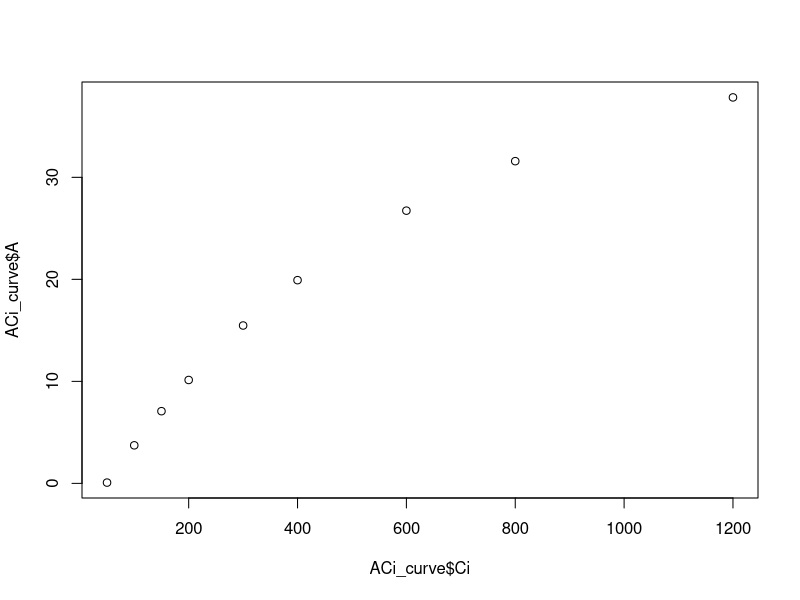

Write the R code that produced this figure. (Note: this script raises an error after producing the figure.)
calc_Anet <- function(Ci, Vcmax, Jmax, gamma_s, KmCO){ #, Rd, KO
  gi <- 0.2
  Rd <- 0.5
  a <- -1 / gi
  b <- ((Vcmax - Rd) / gi) + Ci + KmCO
  c <- Rd * (Ci + KmCO) - Vcmax * (Ci - gamma_s)

  sqrt_term <- sqrt(b^2 - 4 * a * c)
  Ac <- (-b + sqrt_term) / (2 * a)
  return(Ac)
}


C <- c(50,100,150,200,300,400, 600, 800, 1200)
true.val <- c(56,112, 45, 400)
An <- calc_Anet(C, true.val[1], true.val[2], true.val[3],true.val[4])

ACi_curve <- data.frame(Ci = C, A = An)

plot(ACi_curve$Ci, ACi_curve$A)
# Initial guesses
start_vals <- list(Vcmax = 50, gi = 0.001, Rd=0.5)

# Fit model
fit <- nls(
  A ~ ac_quad(Ci, Vcmax, gi, Rd),
  data = ACi_curve,
  start = start_vals,
  algorithm = "port",
  lower = c(Vcmax = 0, Rd = -3),
  upper = c(Vcmax = 500, Rd = 10),
  control = nls.control(maxiter = 500, warnOnly = TRUE)
)

coef(fit)
summary(fit)

estA <- predict(fit)
plot(ACi_curve$Ci, estA)
